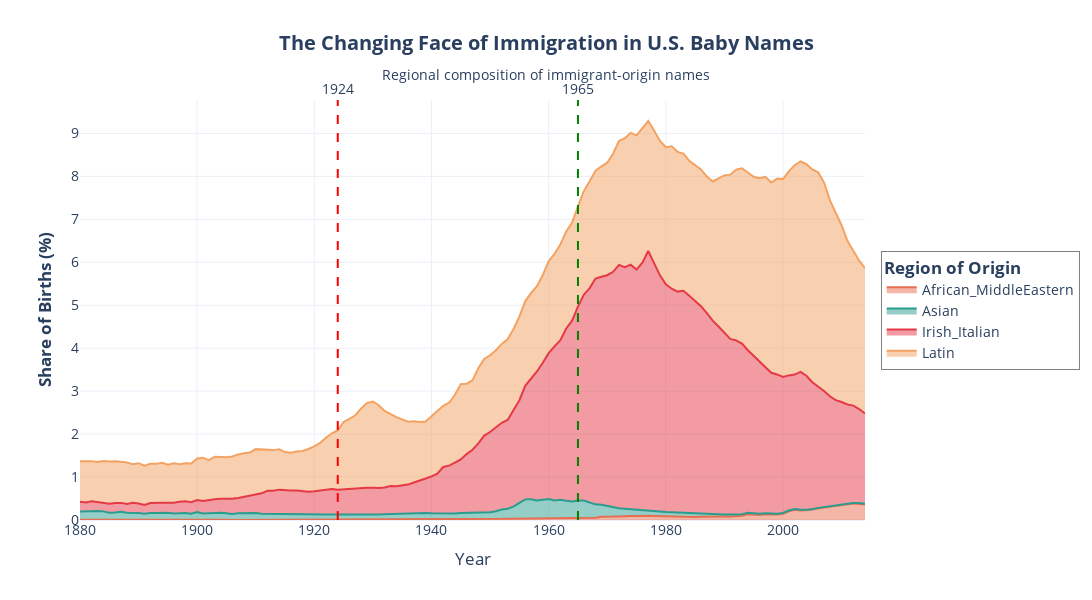

The notebook cell this image was saved under:
### Markdown cell above
## Chart 2: Regional Composition Over Time

### Code cell
# Filter to immigrant regions only
immigrant_regions = ['Irish_Italian', 'Latin', 'Asian', 'African_MiddleEastern']
regional_immigrant = regional_df[regional_df['Origin_Region'].isin(immigrant_regions)].copy()

# Custom color palette
color_map = {
    'Irish_Italian': '#E63946',
    'Latin': '#F4A261',
    'Asian': '#2A9D8F',
    'African_MiddleEastern': '#E76F51'
}

fig = px.area(
    regional_immigrant,
    x='Year',
    y='Share',
    color='Origin_Region',
    color_discrete_map=color_map,
    title='<b>The Changing Face of Immigration in U.S. Baby Names</b><br>' +
          '<sub>Regional composition of immigrant-origin names</sub>',
    labels={'Share': '<b>Share of Births (%)</b>', 'Origin_Region': '<b>Region of Origin</b>'},
    template='plotly_white'
)

# Add policy markers
fig.add_vline(x=1924, line_dash="dash", line_color="red", line_width=2,
              annotation_text="1924", annotation_position="top")
fig.add_vline(x=1965, line_dash="dash", line_color="green", line_width=2,
              annotation_text="1965", annotation_position="top")

fig.update_layout(
    height=600,
    width=1200,
    hovermode='x unified',
    title_x=0.5,
    title_font_size=20,
    font=dict(size=14),
    legend=dict(
        orientation='v',
        x=1.02, y=0.5,
        bgcolor='rgba(255, 255, 255, 0.8)',
        bordercolor='gray',
        borderwidth=1
    )
)

fig.show()

# Save
fig.write_html(str(output_dir / '02_regional_composition.html'))
# fig.write_image(str(output_dir / '02_regional_composition.png'), width=1200, height=600)
print("Saved Chart 2: Regional Composition")

### Figure 1 — Plotly figure (JSON) as saved in the notebook; plotly's stock layout.template omitted (floating-point values rounded to 4 significant figures; data arrays with more than 128 entries replaced by an {"elided": "..."} marker saying what was removed)
{"data": [{"fillpattern": {"shape": ""}, "hovertemplate": "<b>Region of Origin</b>=African_MiddleEastern<br>Year=%{x}<br><b>Share of Births (%)</b>=%{y}<extra></extra>", "legendgroup": "African_MiddleEastern", "line": {"color": "#E76F51"}, "marker": {"symbol": "circle"}, "mode": "lines", "name": "African_MiddleEastern", "orientation": "v", "showlegend": true, "stackgroup": "1", "type": "scatter", "x": {"elided": "135 int values"}, "xaxis": "x", "y": {"elided": "135 float values"}, "yaxis": "y"}, {"fillpattern": {"shape": ""}, "hovertemplate": "<b>Region of Origin</b>=Asian<br>Year=%{x}<br><b>Share of Births (%)</b>=%{y}<extra></extra>", "legendgroup": "Asian", "line": {"color": "#2A9D8F"}, "marker": {"symbol": "circle"}, "mode": "lines", "name": "Asian", "orientation": "v", "showlegend": true, "stackgroup": "1", "type": "scatter", "x": {"elided": "135 int values"}, "xaxis": "x", "y": {"elided": "135 float values"}, "yaxis": "y"}, {"fillpattern": {"shape": ""}, "hovertemplate": "<b>Region of Origin</b>=Irish_Italian<br>Year=%{x}<br><b>Share of Births (%)</b>=%{y}<extra></extra>", "legendgroup": "Irish_Italian", "line": {"color": "#E63946"}, "marker": {"symbol": "circle"}, "mode": "lines", "name": "Irish_Italian", "orientation": "v", "showlegend": true, "stackgroup": "1", "type": "scatter", "x": {"elided": "135 int values"}, "xaxis": "x", "y": {"elided": "135 float values"}, "yaxis": "y"}, {"fillpattern": {"shape": ""}, "hovertemplate": "<b>Region of Origin</b>=Latin<br>Year=%{x}<br><b>Share of Births (%)</b>=%{y}<extra></extra>", "legendgroup": "Latin", "line": {"color": "#F4A261"}, "marker": {"symbol": "circle"}, "mode": "lines", "name": "Latin", "orientation": "v", "showlegend": true, "stackgroup": "1", "type": "scatter", "x": {"elided": "135 int values"}, "xaxis": "x", "y": {"elided": "135 float values"}, "yaxis": "y"}], "layout": {"annotations": [{"showarrow": false, "text": "1924", "x": 1924, "xanchor": "center", "xref": "x", "y": 1, "yanchor": "bottom", "yref": "y domain"}, {"showarrow": false, "text": "1965", "x": 1965, "xanchor": "center", "xref": "x", "y": 1, "yanchor": "bottom", "yref": "y domain"}], "font": {"size": 14}, "height": 600, "hovermode": "x unified", "legend": {"bgcolor": "rgba(255, 255, 255, 0.8)", "bordercolor": "gray", "borderwidth": 1, "orientation": "v", "title": {"text": "<b>Region of Origin</b>"}, "tracegroupgap": 0, "x": 1.02, "y": 0.5}, "shapes": [{"line": {"color": "red", "dash": "dash", "width": 2}, "type": "line", "x0": 1924, "x1": 1924, "xref": "x", "y0": 0, "y1": 1, "yref": "y domain"}, {"line": {"color": "green", "dash": "dash", "width": 2}, "type": "line", "x0": 1965, "x1": 1965, "xref": "x", "y0": 0, "y1": 1, "yref": "y domain"}], "title": {"font": {"size": 20}, "text": "<b>The Changing Face of Immigration in U.S. Baby Names</b><br><sub>Regional composition of immigrant-origin names</sub>", "x": 0.5}, "width": 1200, "xaxis": {"anchor": "y", "domain": [0, 1], "title": {"text": "Year"}}, "yaxis": {"anchor": "x", "domain": [0, 1], "title": {"text": "<b>Share of Births (%)</b>"}}}}
